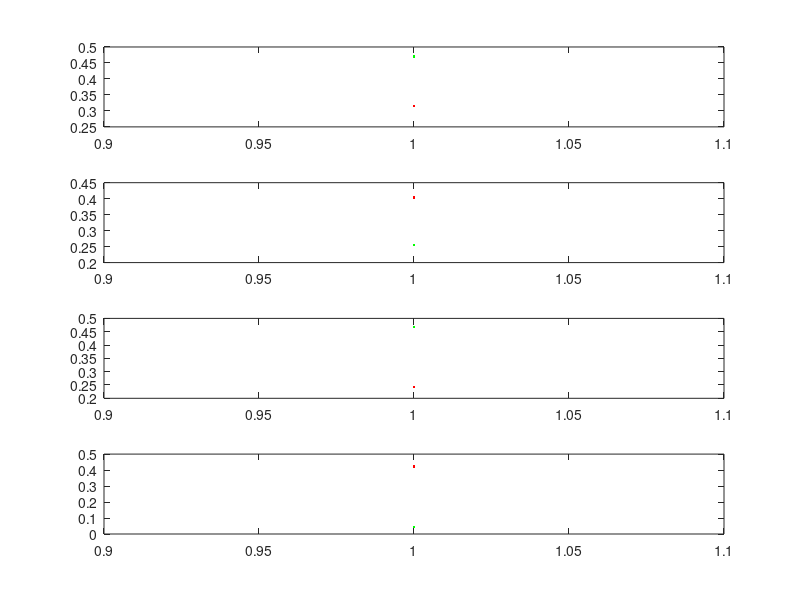

Write the MATLAB code that produced this figure.
function [bombDrifts, oreDrifts] = makeDrifts(writeDrifts, plotDrifts)    
% MAKEDRIFTS.M %%%%%%%%%%%%%%%%%%%%%%%%%%%%%%%%%%%%%%%%%%%%%%%%%%%%%%%%%%%%%%%%%
%
% Generate a [numTrials, 4] vector of drifting reward probabilities 
% for 4-armed bandit for each of two outcome tracks. 
% Optionally outputs two .csv files in current working directory.
%
% INPUT
% numTrials: number of trials for which to generate probabilities [integer]
% defaults to 360
%
% driftRate: determines how quickly probabilites change [double]
%            defaults to 0.2.
%
% writeDrifts: create a new .csv files? [logical]
% defaults to true (overwriting existing drift file)
%
% plotDrifts: generate plots of probabilities (y) by trial (x) [logical]
% defaults to true
%
%
% OUTPUT
% bombDrifts: [numTrials, 4] vector of probability for bomb on each trial
%
% oreDrifts: [numTrials, 4] vector of probability for ore on each trial
%
% SUBFUNCTIONS
%
% [probVector] = getDriftProb - the function that actually computes the 
%                  drifting probability vector of interest
% 
% ~#wem3#~ [20161027]
%%%%%%%%%%%%%%%%%%%%%%%%%%%%%%%%%%%%%%%%%%%%%%%%%%%%%%%%%%%%%%%%%%%%%%%%%%%%%%%%

if nargin == 0
    writeDrifts = true;
    plotDrifts  = true;
end

global dataDir numTrials driftRate;

ok=0;

while ok == 0
    
    for arm=1:4
        bombDrifts(arm,:) = getDriftProb(numTrials, driftRate);
        oreDrifts(arm,:)  = getDriftProb(numTrials, driftRate);
    end
    % if selected, plot outcome probabilities for bombs (red) 
    % and ore (green) for each of the four arms
    if plotDrifts
        figure;
        subplot(4,1,1); plot(bombDrifts(1,:),'r'); hold on; plot(oreDrifts(1,:),'g')
        subplot(4,1,2); plot(bombDrifts(2,:),'r'); hold on; plot(oreDrifts(2,:),'g')
        subplot(4,1,3); plot(bombDrifts(3,:),'r'); hold on; plot(oreDrifts(3,:),'g')
        subplot(4,1,4); plot(bombDrifts(4,:),'r'); hold on; plot(oreDrifts(4,:),'g')
    end
    
    ok = input('Accept profile? 1 = Yes, 0 = No.\n');
    
end
bombDrifts = bombDrifts';
oreDrifts  = oreDrifts';

if writeDrifts
    dlmwrite(fullfile(dataDir,'bombProbDrift.csv'), bombDrifts, 'delimiter', ',');
    dlmwrite(fullfile(dataDir,'oreProbDrift.csv'), oreDrifts, 'delimiter', ',');
end

function [probVector] = getDriftProb(numTrials, driftRate)
% subfunction GETDRIFTPROB %%%%%%%%%%%%%%%%%%%%%%%%%%%%%%%%%%%%%%%%%%%%%%%%%%%%%
%
% Function to generate a vector of drifting probabilities 
% with reflecting boundaries of 0 and 0.5. See above for input explanation
%
% Needs a more thorough explanation... 
%
%%%%%%%%%%%%%%%%%%%%%%%%%%%%%%%%%%%%%%%%%%%%%%%%%%%%%%%%%%%%%%%%%%%%%%%%%%%%%%%%

dsigma = driftRate; % reward drift speed
% seed the random number generator
rand('state',sum(100*clock));

decay = sqrt(1-dsigma^2); % make stationary distribution N(0,1)
erfsigma = 1.1; % use probit just slightly fatter than stationary cdf to
                % keep things more linear

x(1) = randn;
p(1) = .5 * (1 + erf(x(1) / erfsigma / sqrt(2)));

for i =2:numTrials
    x(i) = x(i-1) * decay + dsigma * randn;
    p(i) = .5 * (1 + erf(x(i) / erfsigma / sqrt(2)));
end

probVector = p/2;
    
    
    
    
    
    